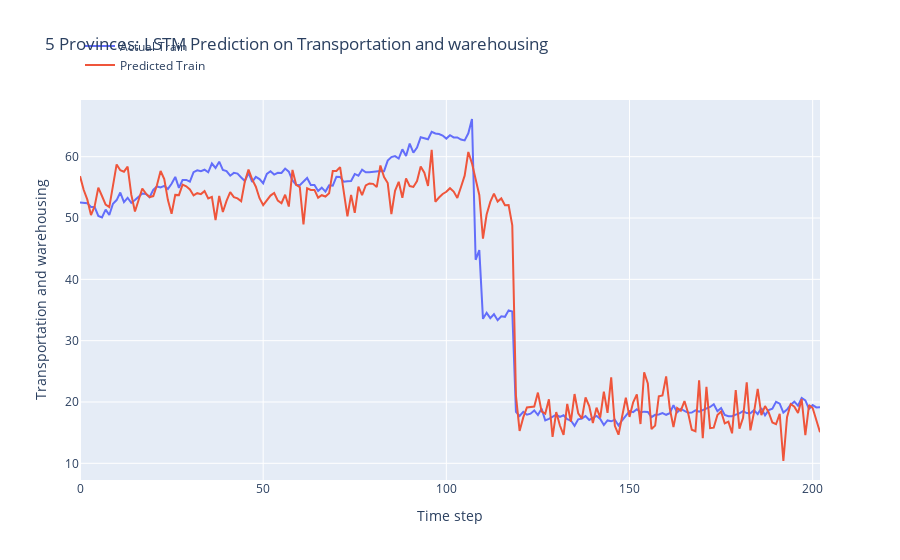

Write notebook code for a chart like this one.
### Code cell
# invert predictions
train_predict = scaler_2.inverse_transform(train_predict)
print('train_predict:', train_predict.shape)

# invert y_train
y_train_scaled_inversed = scaler_2.inverse_transform(y_train_scaled)
print('y_train_scaled_inversed:', y_train_scaled_inversed.shape)

print('Train Mean Absolute Error:', mean_absolute_error(y_train, train_predict))
print('Train Root Mean Squared Error:',np.sqrt(mean_squared_error(y_train, train_predict)))

# Calculate R-squared using sklearn's r2_score function
r2 = r2_score(y_train, train_predict)
print("Train R-squared:", r2)

# plot the actual and predicted values for test data
trace1 = go.Scatter(x=np.arange(len(y_train)), y=y_train.flatten(), mode='lines', name='Actual Train')
trace2 = go.Scatter(x=np.arange(len(train_predict)), y=train_predict.flatten(), mode='lines', name='Predicted Train')

# Create layout
layout = go.Layout(
    title='5 Provinces: LSTM Prediction on Transportation and warehousing',
    xaxis=dict(title='Time step'),
    yaxis=dict(title='Transportation and warehousing'),
    legend=dict(x=0, y=1.18)
)

# Create figure
fig = go.Figure(data=[trace1, trace2], layout=layout)

# Show plot
fig.show()

### Figure 1 — Plotly figure (JSON) as saved in the notebook; plotly's stock layout.template omitted (floating-point values rounded to 4 significant figures; data arrays with more than 128 entries replaced by an {"elided": "..."} marker saying what was removed)
{"data": [{"mode": "lines", "name": "Actual Train", "type": "scatter", "x": {"elided": "203 int values"}, "y": {"elided": "203 float values"}}, {"mode": "lines", "name": "Predicted Train", "type": "scatter", "x": {"elided": "203 int values"}, "y": {"elided": "203 float values"}}], "layout": {"legend": {"x": 0, "y": 1.18}, "title": {"text": "5 Provinces: LSTM Prediction on Transportation and warehousing"}, "xaxis": {"title": {"text": "Time step"}}, "yaxis": {"title": {"text": "Transportation and warehousing"}}}}
